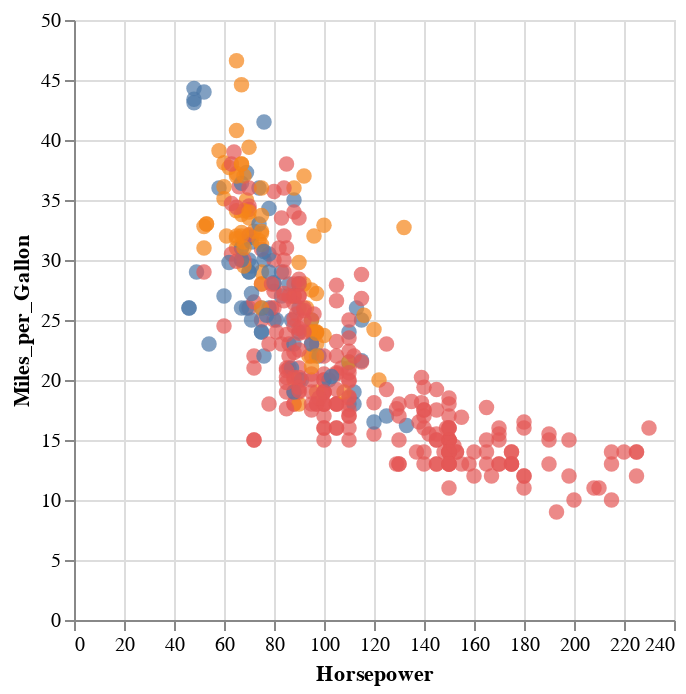

Source (notebook cell):
### Code cell
input_dropdown = alt.binding_select(options=['Europe','Japan','USA'], name='Region ')
selection = alt.selection_point(fields=['Scanning Centers'], bind=input_dropdown)
color = alt.condition(
    selection,
    alt.Color('Origin:N').legend(None),
    alt.value('lightgray')
)

source = data.cars()

alt.Chart(source).mark_circle(size=60).encode(
    x='Horsepower',
    y='Miles_per_Gallon',
    color=color,
 
).add_params(
    selection
)

### Figure 1 — Vega-Lite specification as saved in the notebook (floating-point values rounded to 4 significant figures; data arrays with more than 128 entries replaced by an {"elided": "..."} marker saying what was removed)
{"config": {"view": {"continuousWidth": 300, "continuousHeight": 300}}, "data": {"name": "data-f02450ab61490a1363517a0190416235"}, "mark": {"type": "circle", "size": 60}, "encoding": {"color": {"condition": {"param": "param_13", "field": "Origin", "legend": null, "type": "nominal"}, "value": "lightgray"}, "x": {"field": "Horsepower", "type": "quantitative"}, "y": {"field": "Miles_per_Gallon", "type": "quantitative"}}, "params": [{"name": "param_13", "select": {"type": "point", "fields": ["Scanning Centers"]}, "bind": {"input": "select", "options": ["Europe", "Japan", "USA"], "name": "Region "}}], "$schema": "https://vega.github.io/schema/vega-lite/v5.8.0.json", "datasets": {"data-f02450ab61490a1363517a0190416235": {"elided": "406 records"}}}
